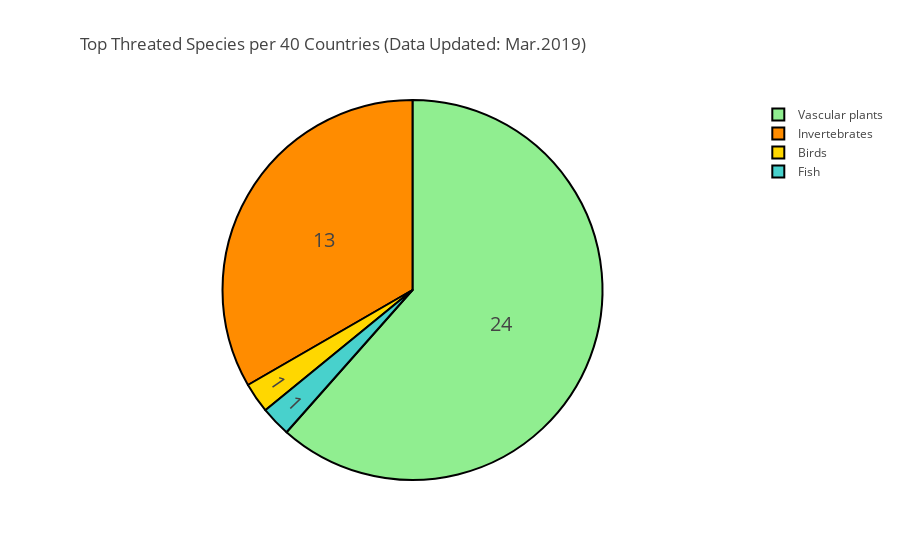

Write notebook code for a chart like this one.
### Code cell
colors = ['gold', 'mediumturquoise', 'darkorange', 'lightgreen']


layout_dist_threat = go.Layout(
    title=go.layout.Title(
        text="Top Threated Species per 40 Countries (Data Updated: Mar.2019)",
        xref="paper",
        x=0
    ))

fig = go.Figure(data=[go.Pie(labels= x , 
                             values=y )], layout = layout_dist_threat)
fig.update_traces(hoverinfo='label+percent', textinfo='value', textfont_size=20,
                  marker=dict(colors=colors, line=dict(color='#000000', width=2)))

py.offline.iplot(fig)   
fig.write_image("../Images/Dist_Threatened_Species.png")

### Figure 1 — Plotly figure (JSON) as saved in the notebook; plotly's stock layout.template omitted (floating-point values rounded to 4 significant figures)
{"data": [{"hoverinfo": "label+percent", "labels": ["Birds", "Fish", "Invertebrates", "Vascular plants"], "marker": {"colors": ["gold", "mediumturquoise", "darkorange", "lightgreen"], "line": {"color": "#000000", "width": 2}}, "textfont": {"size": 20}, "textinfo": "value", "type": "pie", "uid": "243c0020-255d-417d-ae9c-61ea7785493b", "values": [1, 1, 13, 24]}], "layout": {"title": {"text": "Top Threated Species per 40 Countries (Data Updated: Mar.2019)", "x": 0, "xref": "paper"}}}
